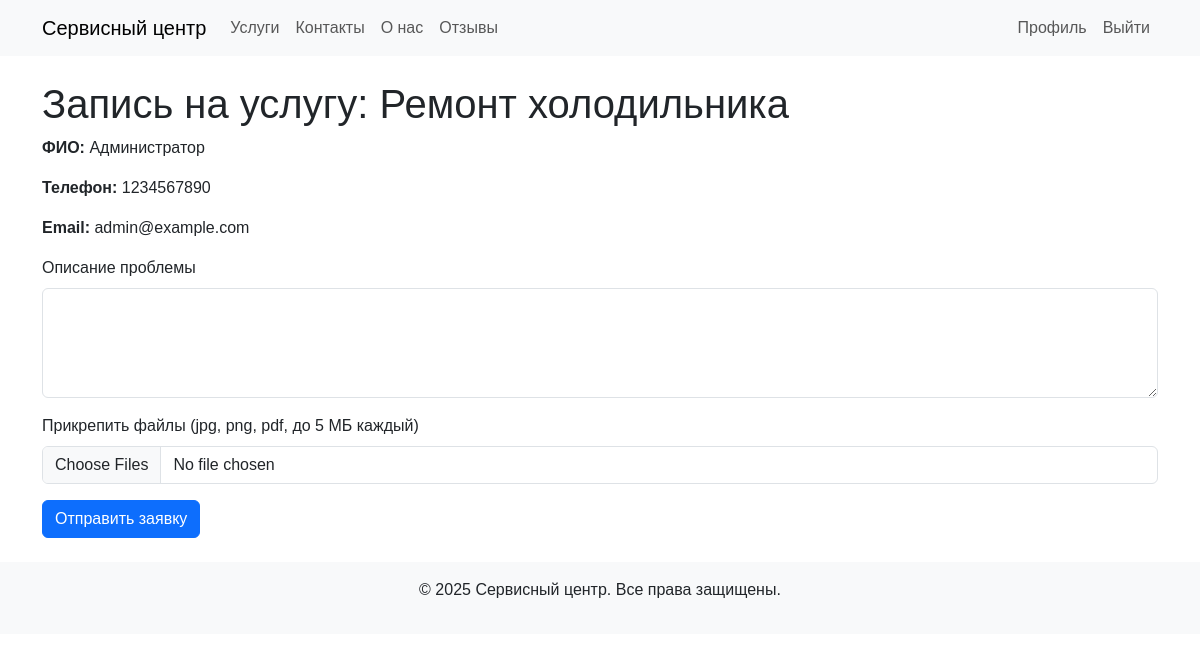
The app's page /form.php?service_id=2 (signed in) with its own data.
### tables this page shows
CREATE TABLE services (
    id INT AUTO_INCREMENT PRIMARY KEY,
    category_id INT NOT NULL,
    name VARCHAR(255) NOT NULL,
    description TEXT NOT NULL,
    price DECIMAL(10, 2) NOT NULL,
    image_path VARCHAR(255) DEFAULT NULL,
    FOREIGN KEY (category_id) REFERENCES categories(id) ON DELETE CASCADE
);

CREATE TABLE users (
    id INT AUTO_INCREMENT PRIMARY KEY,
    name VARCHAR(255) NOT NULL,
    phone VARCHAR(20) NOT NULL,
    email VARCHAR(255) UNIQUE NOT NULL,
    password VARCHAR(255) NOT NULL,
    role ENUM('admin', 'worker', 'editor', 'client') NOT NULL DEFAULT 'client'
);

### public/form.php (the view, shortened to what this page needs)
<?php
require_once 'includes/handlers/form_handler.php';
$service_id = (int)$_GET['service_id'];
$stmt = $pdo->prepare('SELECT * FROM services WHERE id = ?');
$stmt->execute([$service_id]);
$service = $stmt->fetch();
$user = null;
if (isset($_SESSION['user_id'])) {
    $stmt = $pdo->prepare('SELECT * FROM users WHERE id = ?');
    $stmt->execute([$_SESSION['user_id']]);
    $user = $stmt->fetch();
}
require_once 'includes/header.php';
?>
<h1>Запись на услугу: <?php echo htmlspecialchars($service['name']); ?></h1>
<form id="request-form" method="post" enctype="multipart/form-data">
    <?php if ($user): ?>
        <p><strong>ФИО:</strong> <?php echo htmlspecialchars($user['name']); ?></p>
        <p><strong>Телефон:</strong> <?php echo htmlspecialchars($user['phone']); ?></p>
        <p><strong>Email:</strong> <?php echo htmlspecialchars($user['email']); ?></p>
    <?php endif; ?>
    <div class="mb-3">
        <label for="description" class="form-label">Описание проблемы</label>
        <textarea class="form-control" id="description" name="description" rows="4" required></textarea>
    </div>
    <div class="mb-3">
        <label for="file" class="form-label">Прикрепить файлы (jpg, png, pdf, до 5 МБ каждый)</label>
        <input type="file" class="form-control" id="file" name="files[]" multiple accept=".jpg,.png,.pdf">
    </div>
    <button type="submit" class="btn btn-primary">Отправить заявку</button>
</form>
<?php
require_once 'includes/footer.php';
?>

### public/assets/css/style.css (style rules this page uses)
body { font-family: Arial, sans-serif; }

### records on screen
services: name "Ремонт холодильника"
users: name "Администратор", phone "1234567890", email "admin@example.com"
